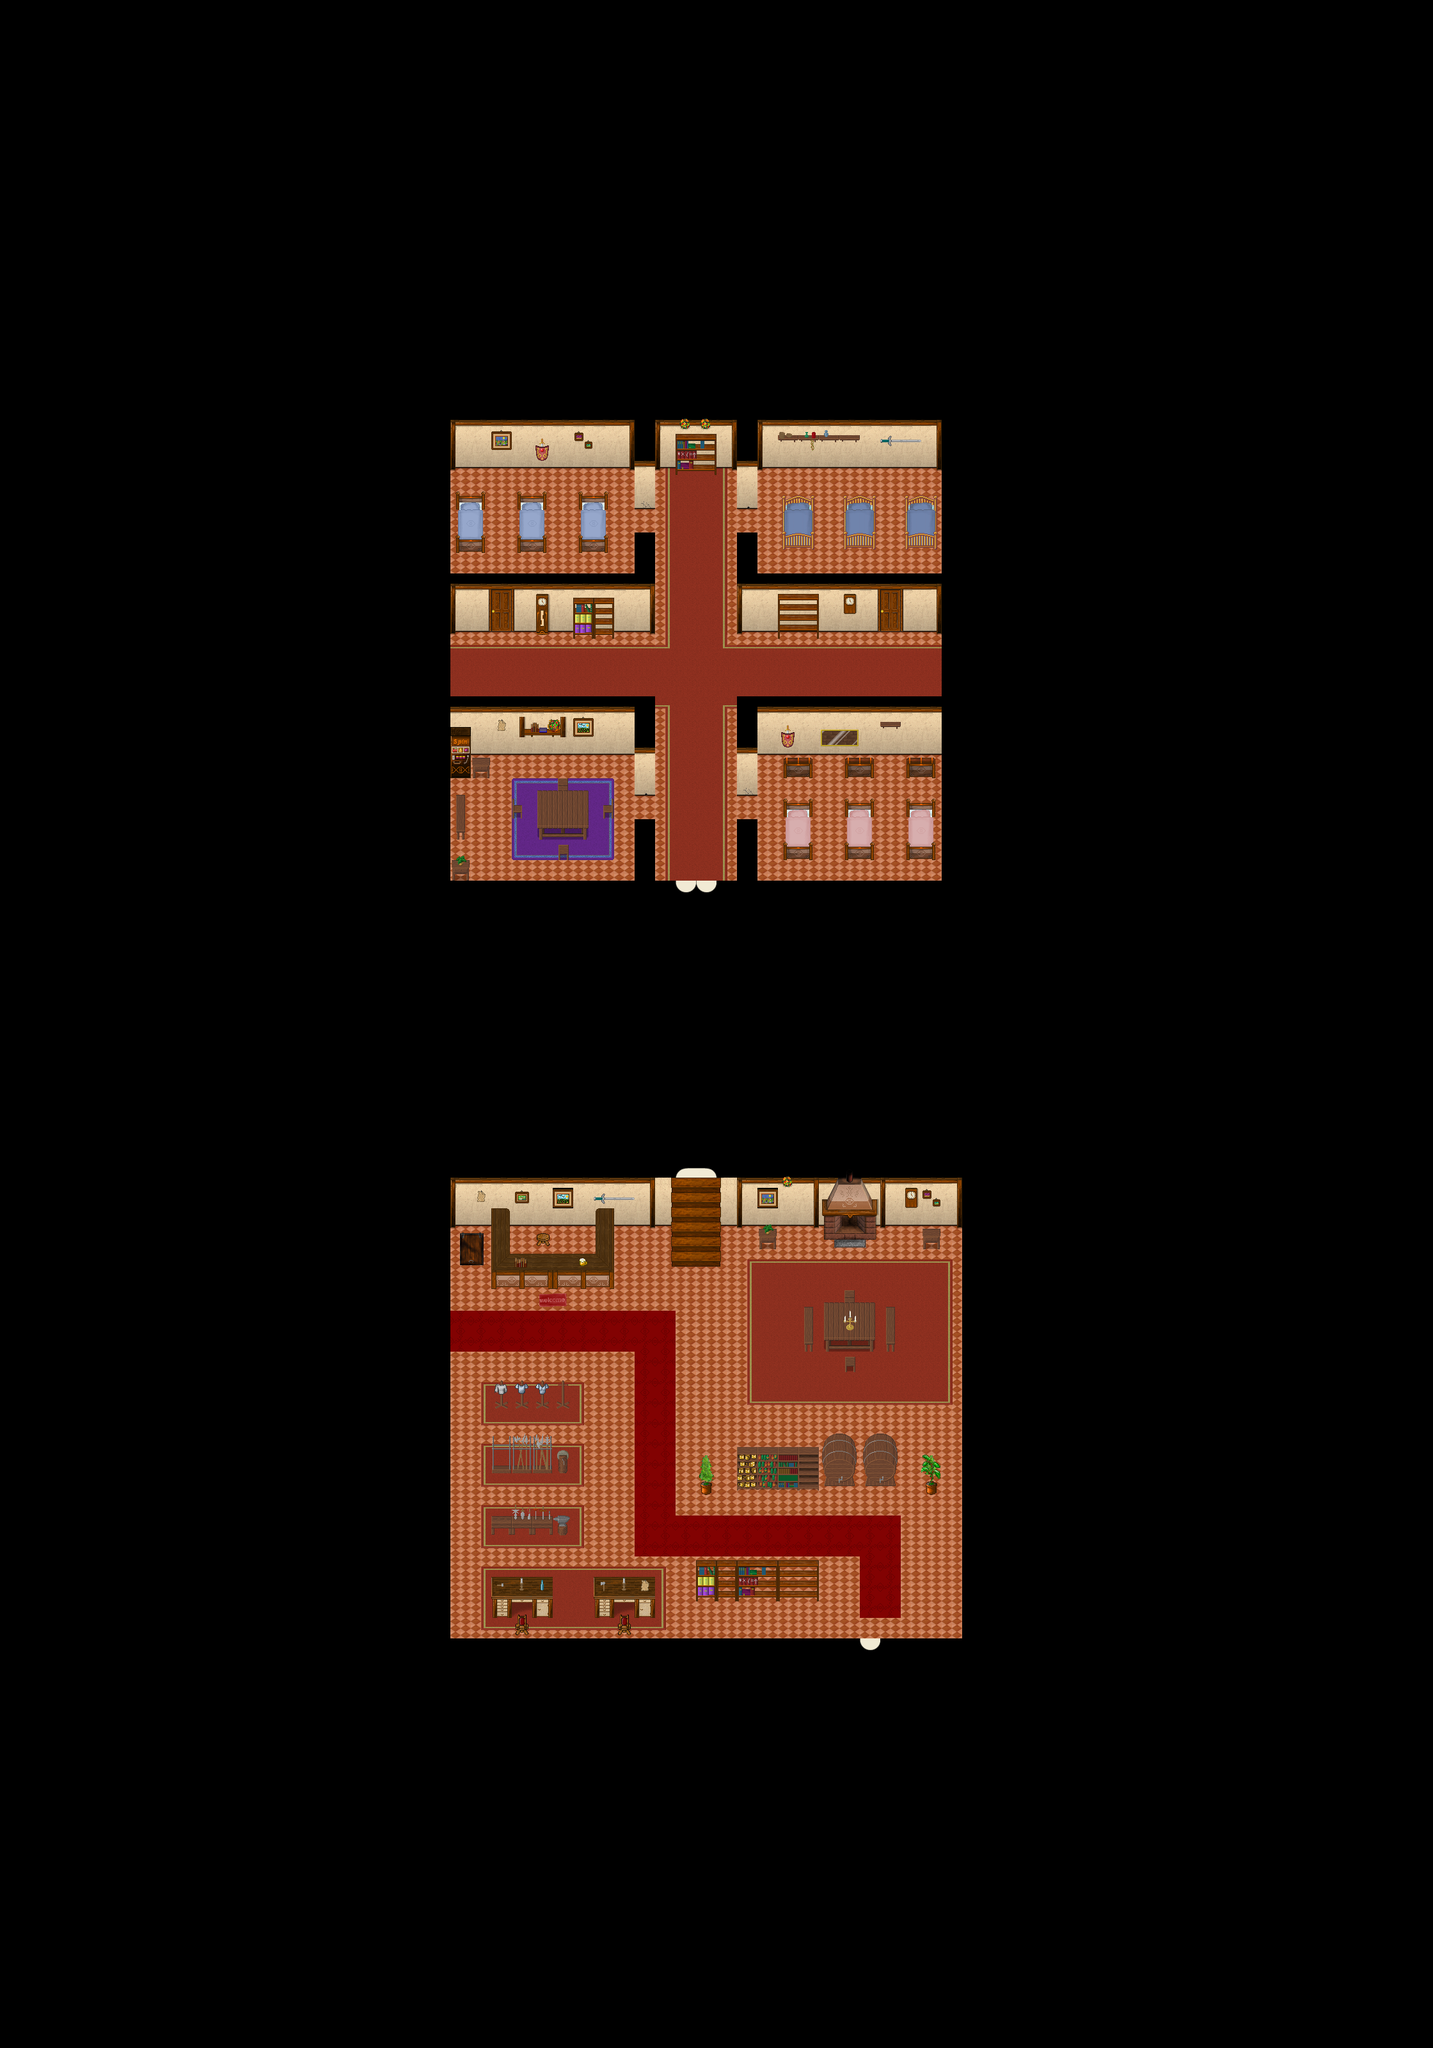

A 2D game scene composited from a Tiled map and its tileset images. What follows is a short description and the map's XML, with each tile layer's data collapsed to a summary:
An orthogonal 70x100 tile map with 32x32 px tiles, 6 tile layers (Ground, Ground 1, Ground 2, Fringe, ...), 2 hidden layers not drawn, 7 tilesets and 4 objects (3x warp, fixme).

<map version="1.4" tiledversion="1.4.1" orientation="orthogonal" renderorder="right-down" width="70" height="100" tilewidth="32" tileheight="32" infinite="0" nextlayerid="10" nextobjectid="7">
 <properties>
  <property name="background0image" value="graphics/images/spit23loginwallpaper_800x600.png" />
  <property name="author" value="Soren" />
  <property name="license" value="CC-BY-SA" />
  <property name="manaplus version" value="2" />
  <property name="minimap" value="graphics/minimaps/003-10.png" />
  <property name="music" value="peace.ogg" />
  <property name="name" value="Guard's House" />
 </properties>
 <tileset firstgid="1" name="inn" tilewidth="32" tileheight="32" tilecount="256" columns="16">
  <image source="../graphics/tilesets/inn.png" width="512" height="512" />
 </tileset>
 <tileset firstgid="257" name="inn2" tilewidth="32" tileheight="32" tilecount="256" columns="16">
  <image source="../graphics/tilesets/inn2.png" width="512" height="512" />
 </tileset>
 <tileset firstgid="513" name="woodland_indoor_x2" tilewidth="32" tileheight="64" tilecount="48" columns="16">
  <image source="../graphics/tilesets/woodland_indoor_x2.png" width="512" height="192" />
 </tileset>
 <tileset firstgid="561" name="woodland_indoor" tilewidth="32" tileheight="32" tilecount="256" columns="16">
  <image source="../graphics/tilesets/woodland_indoor.png" width="512" height="512" />
 </tileset>
 <tileset firstgid="817" name="collision" tilewidth="32" tileheight="32" tilecount="9" columns="3">
  <image source="../graphics/tilesets/collision.png" width="96" height="96" />
 </tileset>
 <tileset firstgid="826" name="inn_x3" tilewidth="32" tileheight="96" tilecount="80" columns="16">
  <image source="../graphics/tilesets/inn_x3.png" width="512" height="480" />
 </tileset>
 <tileset firstgid="906" name="woodland_indoor_x3" tilewidth="32" tileheight="96" tilecount="48" columns="16">
  <image source="../graphics/tilesets/woodland_indoor_x3.png" width="512" height="288" />
 </tileset>
 <layer id="1" name="Ground" width="70" height="100">
  <data>[7000 cells, 7000 non-empty, 3 distinct tile ids]</data>
 </layer>
 <layer id="2" name="Ground 1" width="70" height="100">
  <data>[7000 cells, 55 non-empty, 12 distinct tile ids]</data>
 </layer>
 <layer id="3" name="Ground 2" width="70" height="100">
  <data>[7000 cells, 649 non-empty, 85 distinct tile ids]</data>
 </layer>
 <layer id="4" name="Fringe" width="70" height="100">
  <data>[7000 cells, 190 non-empty, 114 distinct tile ids]</data>
 </layer>
 <layer id="5" name="Over" width="70" height="100">
  <data>[7000 cells, 8 non-empty, 5 distinct tile ids]</data>
 </layer>
 <layer id="6" name="Over 2" width="70" height="100">
  <data>[7000 cells, 56 non-empty, 7 distinct tile ids]</data>
 </layer>
 <layer id="7" name="Height" width="70" height="100" visible="0">
  <data>[7000 cells, 0 non-empty, 0 distinct tile ids]</data>
 </layer>
 <layer id="8" name="Collision" width="70" height="100" visible="0">
  <data>[7000 cells, 6223 non-empty, 1 distinct tile ids]</data>
 </layer>
 <objectgroup color="#00ff00" id="9" name="Objects">
  <object id="1" name="Margin" type="fixme" x="768" y="0" width="640" height="640" />
  <object id="2" name="To Ground Floor" type="warp" x="1056" y="1376" width="64" height="32">
   <properties>
    <property name="dest_map" value="003-10" />
    <property name="dest_x" value="33" />
    <property name="dest_y" value="58" />
   </properties>
  </object>
  <object id="5" name="Upstairs" type="warp" x="1056" y="1824" width="64" height="32">
   <properties>
    <property name="dest_map" value="003-10" />
    <property name="dest_x" value="33" />
    <property name="dest_y" value="42" />
   </properties>
  </object>
  <object id="6" name="To Tulimshar" type="warp" x="1344" y="2560" width="32" height="32">
   <properties>
    <property name="dest_map" value="003-1" />
    <property name="dest_x" value="114" />
    <property name="dest_y" value="84" />
   </properties>
  </object>
 </objectgroup>
</map>
